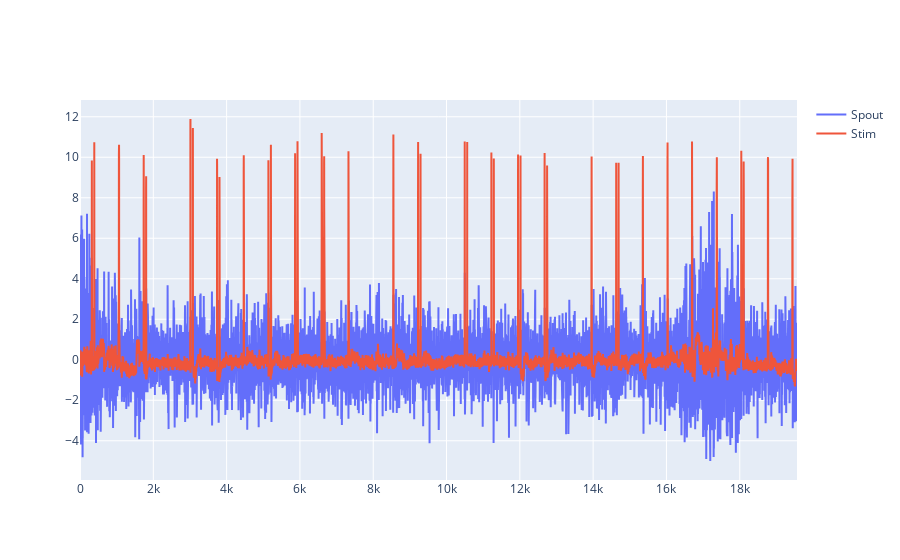

Source (notebook cell):
### Code cell
from scipy.stats import zscore
import plotly.graph_objects as go

fig = go.Figure()
fig.add_trace(go.Scatter(y=zscore(data[1,:]), mode='lines', name='Spout'))
fig.add_trace(go.Scatter(y=zscore(data[2,:]), mode='lines', name='Stim'))

### Figure 1 — Plotly figure (JSON) as saved in the notebook; plotly's stock layout.template omitted (floating-point values rounded to 4 significant figures; data arrays with more than 128 entries replaced by an {"elided": "..."} marker saying what was removed)
{"data": [{"mode": "lines", "name": "Spout", "type": "scatter", "y": {"elided": "19563 float values"}}, {"mode": "lines", "name": "Stim", "type": "scatter", "y": {"elided": "19563 float values"}}], "layout": {"autosize": true, "xaxis": {"autorange": true, "range": [0, 19562]}, "yaxis": {"autorange": true, "range": [-5.938, 12.83], "type": "linear"}}}
